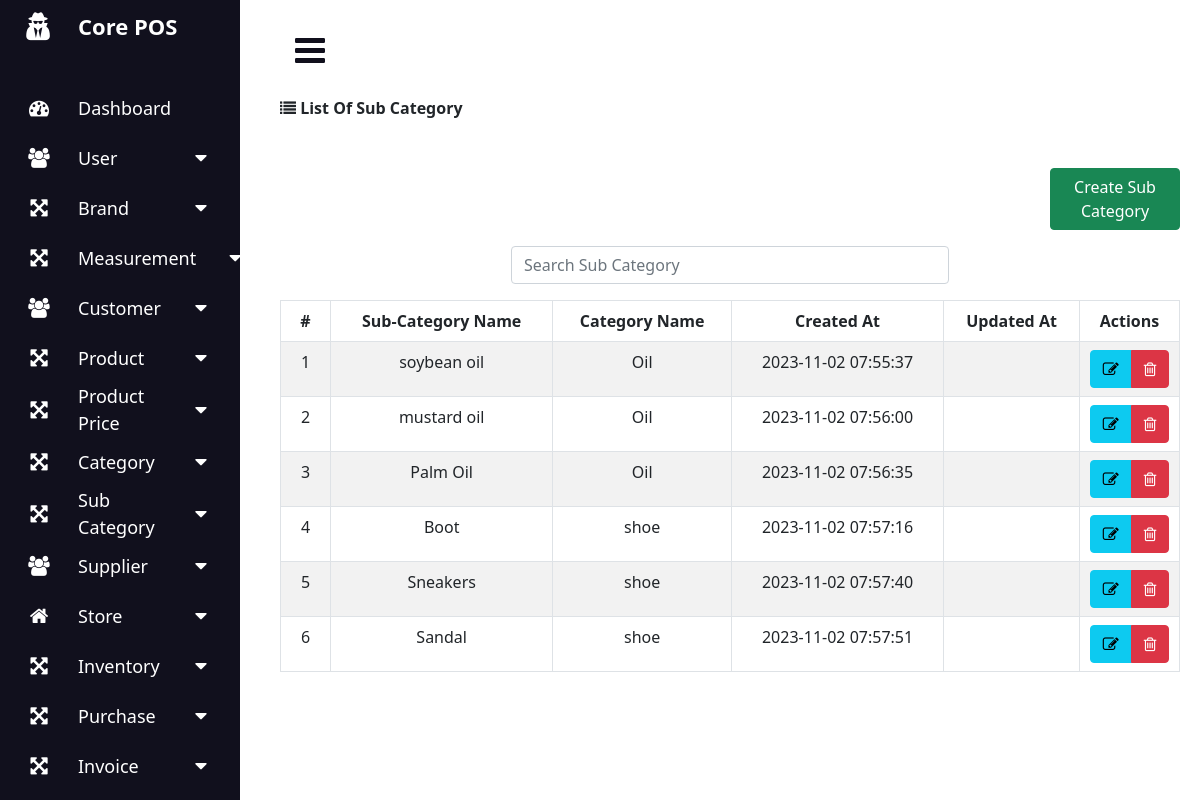
Screenshot of /index.php?page=subcategory_list (signed in) with the database file from the repository.
### tables this page shows
CREATE TABLE `sub_category` (
  `id` int(11) NOT NULL,
  `sub_category_name` varchar(250) DEFAULT NULL,
  `category_id` bigint(30) DEFAULT NULL,
  `created_at` timestamp NOT NULL DEFAULT current_timestamp(),
  `updated_at` timestamp NULL DEFAULT NULL ON UPDATE current_timestamp()
);

CREATE TABLE `category` (
  `id` int(11) NOT NULL,
  `category_name` varchar(250) DEFAULT NULL,
  `created_at` timestamp NOT NULL DEFAULT current_timestamp(),
  `updated_at` timestamp NULL DEFAULT NULL ON UPDATE current_timestamp()
);

### subcategory_list.php (the view, shortened to what this page needs)
<?php
$conn = mysqli_connect("localhost","root","","core_pos");
?>
<?php
$subcategory = "SELECT s.id,s.sub_category_name, s.category_id,s.created_at,s.updated_at, c.category_name
FROM sub_category AS s
INNER JOIN category AS c ON s.category_id = c.id";
$result = $conn->query($subcategory);
?>
<div class="row">
    <div class="col-md-12">
      <div class="panel panel-default">
      <div class="panel-heading">
          <strong>
            <span><i class="fa fa-list" aria-hidden="true"></i></span>
            <span>List Of Sub Category</span>
         </strong>
        </div>
      <div class="row mt-5">
                  <div class="col-sm-10"></div>
                  <div class="col-sm-2">
                  <div class="col-lg-12 col-md-12 col-xl-12 text-right mb-3">
                    <a href="index.php?page=add_subcategory" class="btn btn-success float-right">Create Sub Category</a>
                  </div>
                  </div>
                </div>
                <div class="row">
              <div class="col-md-3"></div>
                <div class="col-md-6">
                  <form action="" method="GET">
                    <div class="input-group mb-3">
                      <input type="text" name="search" id="search_text_sub_category" class="form-control" placeholder="Search Sub Category">
                    </div>
                  </form>
                </div>
                <div class="col-md-3"></div>
                </div>
        <div class="panel-body">
          <table class="table table-bordered table-striped" id="table_data">
            <thead>
              <tr>
                <th class="text-center" style="width: 50px;">#</th>
                <th class="text-center"> Sub-Category Name</th>
                <th class="text-center"> Category Name</th>
                <th class="text-center"> Created At </th>
                <th class="text-center"> Updated At </th>
                <th class="text-center" style="width: 100px;"> Actions </th>
              </tr>
            </thead>
            <tbody>
              <tr>
                <?php $n=1; foreach($result as $row): ?>
                <td class="text-center"><?php echo $n++; ?></td>
                <td class="text-center"> <?php echo ($row['sub_category_name']); ?></td>
                <td class="text-center"> <?php echo ($row['category_name']); ?></td>
                <td class="text-center"> <?php echo ($row['created_at']); ?></td>
                <td class="text-center"> <?php echo ($row['updated_at']); ?></td>
                <td class="text-center">
                  <div class="btn-group">
                    <a href="index.php?page=edit_subcategory&id=<?php echo (int)$row['id'];?>" class="btn btn-info btn-xs"  title="Edit" data-toggle="tooltip">
                      <span ><i class="fa fa-pencil-square-o" aria-hidden="true"></i></span>
                    </a>
                    <a href="index.php?page=delete_subcategory&id=<?php echo (int)$row['id'];?>" class="btn btn-danger btn-xs"  title="Delete" data-toggle="tooltip">
                      <span><i class="fa fa-trash-o" aria-hidden="true"></i></span>
                    </a>
                  </div>
                </td>
              </tr>
              <?php endforeach;?>
            </tbody>
        </div>
      </div>
    </div>
  </div>

### styles.css (style rules this page uses)
* { margin: 0; padding: 0; box-sizing: border-box; }

### rows the page displays
sub_category: sub_category_name "soybean oil", category.category_name "Oil", created_at "2023-11-02 07:55:37"
sub_category: sub_category_name "mustard oil", category.category_name "Oil", created_at "2023-11-02 07:56:00"
sub_category: sub_category_name "Palm Oil", category.category_name "Oil", created_at "2023-11-02 07:56:35"
sub_category: sub_category_name "Boot", category.category_name "shoe", created_at "2023-11-02 07:57:16"
sub_category: sub_category_name "Sneakers", category.category_name "shoe", created_at "2023-11-02 07:57:40"
sub_category: sub_category_name "Sandal", category.category_name "shoe", created_at "2023-11-02 07:57:51"
